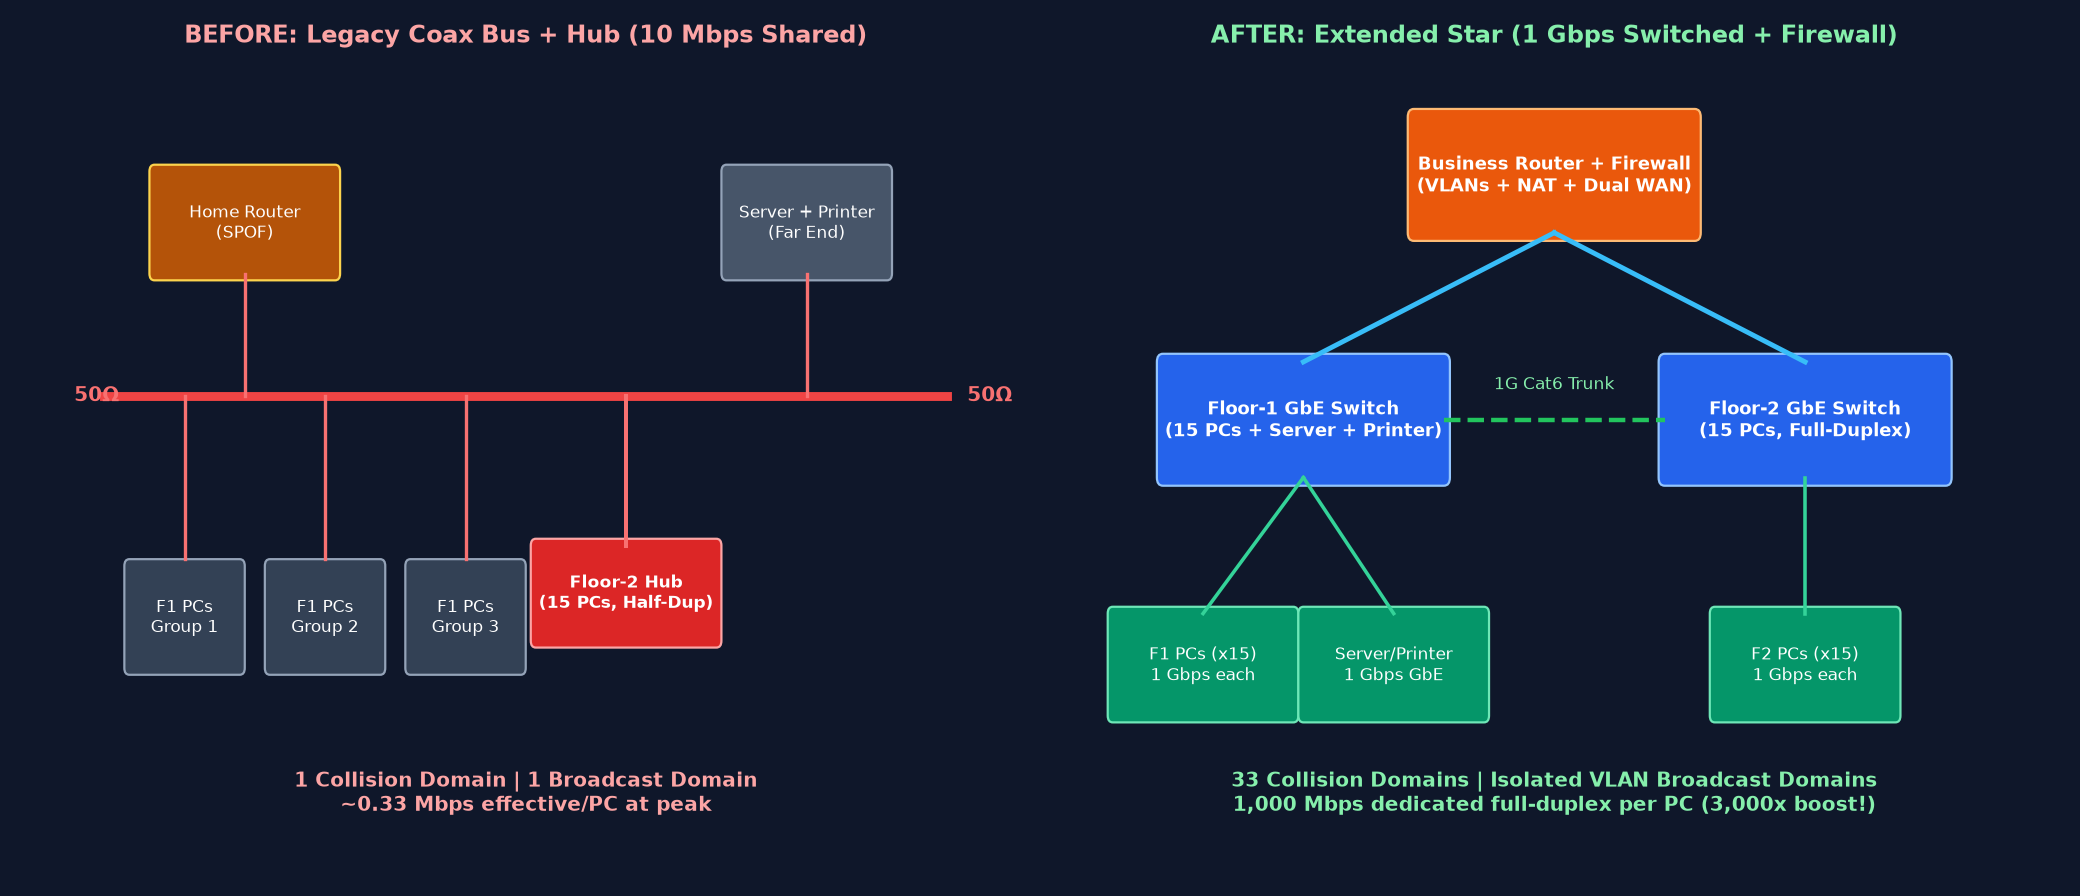

This chart was generated by the following Python code:
"""CO4 Task 1: Office Bus-to-Star Redesign, Bandwidth Calculations & Topology Diagram."""
import os
import matplotlib
matplotlib.use("Agg")
import matplotlib.pyplot as plt
import matplotlib.patches as mpatches


def draw_redesign_diagram(out_png):
    fig, (ax1, ax2) = plt.subplots(1, 2, figsize=(13, 5.6), dpi=160)
    for ax in (ax1, ax2):
        ax.set_facecolor("#0F172A")
        ax.set_xlim(0, 10)
        ax.set_ylim(0, 6)
        ax.axis("off")
    fig.patch.set_facecolor("#0F172A")

    # Left: Legacy Coax Bus + Hub
    ax1.set_title("BEFORE: Legacy Coax Bus + Hub (10 Mbps Shared)", color="#FCA5A5", fontsize=11, fontweight="bold")
    ax1.plot([0.8, 9.2], [3.5, 3.5], color="#EF4444", lw=4)
    ax1.text(0.5, 3.5, "50\u03a9", color="#F87171", fontsize=9, va="center", fontweight="bold")
    ax1.text(9.4, 3.5, "50\u03a9", color="#F87171", fontsize=9, va="center", fontweight="bold")
    for idx, x in enumerate([1.6, 3.0, 4.4], 1):
        ax1.plot([x, x], [3.5, 2.3], color="#F87171", lw=1.5)
        ax1.add_patch(mpatches.FancyBboxPatch((x - 0.55, 1.5), 1.1, 0.75, boxstyle="round,pad=0.05", fc="#334155", ec="#94A3B8"))
        ax1.text(x, 1.87, f"F1 PCs\nGroup {idx}", ha="center", va="center", color="white", fontsize=7.5)
    # Hub Floor 2
    ax1.plot([6.0, 6.0], [3.5, 2.4], color="#F87171", lw=1.8)
    ax1.add_patch(mpatches.FancyBboxPatch((5.1, 1.7), 1.8, 0.7, boxstyle="round,pad=0.05", fc="#DC2626", ec="#FCA5A5"))
    ax1.text(6.0, 2.05, "Floor-2 Hub\n(15 PCs, Half-Dup)", ha="center", va="center", color="white", fontsize=7.5, fontweight="bold")
    # Server + Printer + Home Router
    ax1.plot([7.8, 7.8], [3.5, 4.4], color="#F87171", lw=1.5)
    ax1.add_patch(mpatches.FancyBboxPatch((7.0, 4.4), 1.6, 0.75, boxstyle="round,pad=0.05", fc="#475569", ec="#94A3B8"))
    ax1.text(7.8, 4.77, "Server + Printer\n(Far End)", ha="center", va="center", color="white", fontsize=7.5)
    ax1.plot([2.2, 2.2], [3.5, 4.4], color="#F87171", lw=1.5)
    ax1.add_patch(mpatches.FancyBboxPatch((1.3, 4.4), 1.8, 0.75, boxstyle="round,pad=0.05", fc="#B45309", ec="#FCD34D"))
    ax1.text(2.2, 4.77, "Home Router\n(SPOF)", ha="center", va="center", color="white", fontsize=7.5)
    ax1.text(5.0, 0.45, "1 Collision Domain | 1 Broadcast Domain\n~0.33 Mbps effective/PC at peak", ha="center", color="#FCA5A5", fontsize=9, fontweight="bold")

    # Right: Redesigned Extended Star
    ax2.set_title("AFTER: Extended Star (1 Gbps Switched + Firewall)", color="#86EFAC", fontsize=11, fontweight="bold")
    ax2.add_patch(mpatches.FancyBboxPatch((3.6, 4.7), 2.8, 0.85, boxstyle="round,pad=0.06", fc="#EA580C", ec="#FDBA74"))
    ax2.text(5.0, 5.12, "Business Router + Firewall\n(VLANs + NAT + Dual WAN)", ha="center", va="center", color="white", fontsize=8, fontweight="bold")

    ax2.add_patch(mpatches.FancyBboxPatch((1.1, 2.9), 2.8, 0.85, boxstyle="round,pad=0.06", fc="#2563EB", ec="#93C5FD"))
    ax2.text(2.5, 3.32, "Floor-1 GbE Switch\n(15 PCs + Server + Printer)", ha="center", va="center", color="white", fontsize=8, fontweight="bold")
    ax2.add_patch(mpatches.FancyBboxPatch((6.1, 2.9), 2.8, 0.85, boxstyle="round,pad=0.06", fc="#2563EB", ec="#93C5FD"))
    ax2.text(7.5, 3.32, "Floor-2 GbE Switch\n(15 PCs, Full-Duplex)", ha="center", va="center", color="white", fontsize=8, fontweight="bold")

    ax2.plot([5.0, 2.5], [4.7, 3.75], color="#38BDF8", lw=2.2)
    ax2.plot([5.0, 7.5], [4.7, 3.75], color="#38BDF8", lw=2.2)
    ax2.plot([3.9, 6.1], [3.32, 3.32], color="#22C55E", lw=2.0, ls="--")
    ax2.text(5.0, 3.55, "1G Cat6 Trunk", ha="center", color="#86EFAC", fontsize=7.5)

    for cx, lbl in [(1.5, "F1 PCs (x15)\n1 Gbps each"), (3.4, "Server/Printer\n1 Gbps GbE"), (7.5, "F2 PCs (x15)\n1 Gbps each")]:
        src_x = 2.5 if cx < 5 else 7.5
        ax2.plot([src_x, cx], [2.9, 1.9], color="#34D399", lw=1.6)
        ax2.add_patch(mpatches.FancyBboxPatch((cx - 0.9, 1.15), 1.8, 0.75, boxstyle="round,pad=0.05", fc="#059669", ec="#6EE7B7"))
        ax2.text(cx, 1.52, lbl, ha="center", va="center", color="white", fontsize=7.8)

    ax2.text(5.0, 0.45, "33 Collision Domains | Isolated VLAN Broadcast Domains\n1,000 Mbps dedicated full-duplex per PC (3,000x boost!)", ha="center", color="#86EFAC", fontsize=9, fontweight="bold")

    plt.tight_layout()
    plt.savefig(out_png, facecolor=fig.get_facecolor())
    plt.close(fig)


def main():
    print("=== CO4 TASK 1: INVESTIGATING & REDESIGNING THE CA OFFICE NETWORK ===")
    print("1.1 Cause of Each Staff Complaint:")
    print("  - 'Moving a desk kills whole network': Coax bus breaks/unterminates when a BNC T-connector is unplugged ->")
    print("    open impedance causes signal reflections across the entire shared backbone.")
    print("  - 'Saving a file takes a minute at month-end': 30 PCs share one 10 Mbps half-duplex collision domain")
    print("    (coax + Floor-2 hub); CSMA/CD collisions crush per-PC throughput to < 0.33 Mbps.")
    print("  - 'Internet stops on router restart': Single consumer home router is a SPOF for NAT/DHCP/routing.")
    print("  - Unnoticed weaknesses: (1) Single broadcast & collision domain; (2) Zero VLAN/security isolation;")
    print("    (3) 10BASE2 185 m length limit & brittle troubleshooting.")

    print("\n1.2 Bandwidth Per Computer (Before vs After):")
    before_mbps = 10.0 / 30.0
    after_mbps = 1000.0
    print(f"  - Before (10 Mbps shared coax/hub, 30 PCs) : <= {before_mbps:.2f} Mbps/PC (less with collisions)")
    print(f"  - After  (1 Gbps Cat6 switched extended star): {after_mbps:.0f} Mbps dedicated full-duplex/PC ({after_mbps/before_mbps:.0f}x improvement)")

    print("\n1.3 Concise Defence (<= 100 words):")
    defence = (
        "Replacing the coaxial bus and Floor-2 hub with a Cat6 extended-star topology and Gigabit switches "
        "gives each desk an isolated point-to-point link, eliminating desk-move outages and CSMA/CD collisions. "
        "Dedicated 1 Gbps full-duplex ports raise peak per-PC bandwidth from 0.33 Mbps to 1,000 Mbps, ending "
        "month-end server delays. Adding a business router with stateful firewall, dual-WAN failover, and UPS "
        "removes the home-router single point of failure and isolates accounting traffic cleanly."
    )
    print(f"  ({len(defence.split())} words) {defence}")

    print("\n--- Alternative Concept Analysis: Single Wi-Fi 6 AP vs Switched Star ---")
    print("  - 1 Wi-Fi 6 AP (1.2 Gbps PHY ~ 600 Mbps net shared half-duplex across 30 PCs) -> ~20 Mbps/PC with CSMA/CA contention.")
    print("  - Switched Cat6 Star -> 1,000 Mbps full-duplex/PC (50x faster, zero airtime collisions) -> wins for month-end file saves.")

    out_png = os.path.join(os.path.dirname(__file__), "task01_office_redesign.png")
    draw_redesign_diagram(out_png)
    print(f"\nSaved topology diagram: {out_png}")


if __name__ == "__main__":
    main()
